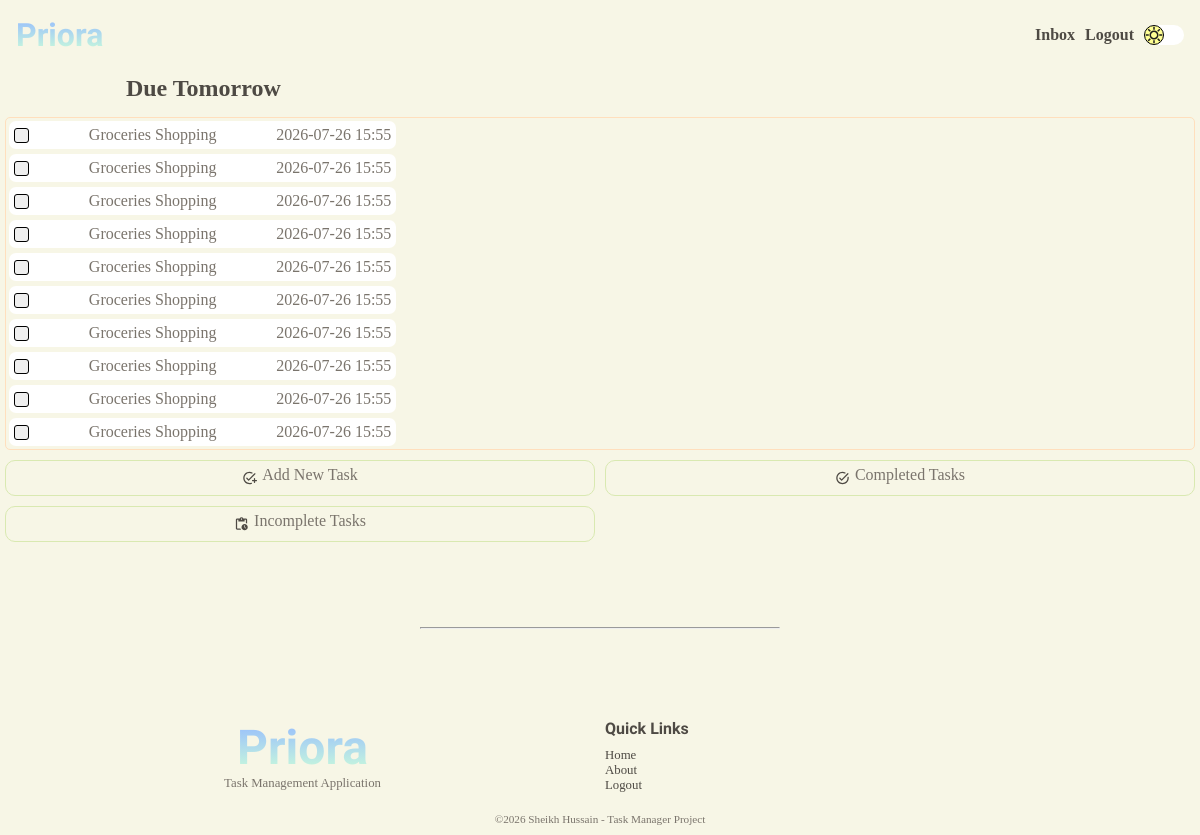
The app's page /user/tasks/tomorrow (signed in), older data.
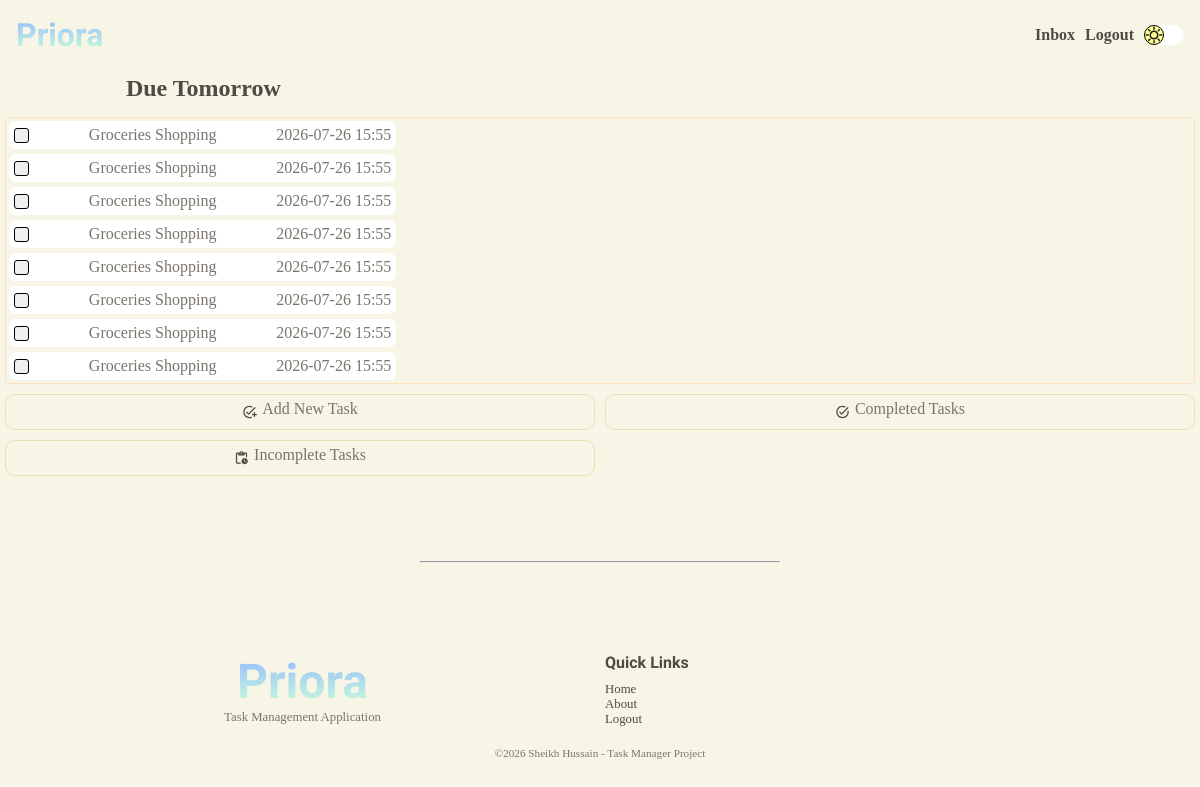
The same page, newer data.
### tables this page shows
CREATE TABLE "tasks" (
                            "task_id"	INTEGER NOT NULL UNIQUE,
                            "user_id"	INTEGER NOT NULL,
                            "title"	TEXT NOT NULL,
                            "description"	TEXT NOT NULL,
                            "due_date"	TEXT NOT NULL,
                            "due_time"	TEXT NOT NULL,
                            "completion_date"	TEXT,
                            "completion_time"	TEXT,
                            "completed"	INTEGER NOT NULL DEFAULT 0,
                            PRIMARY KEY("task_id" AUTOINCREMENT),
                            FOREIGN KEY("user_id") 
                                REFERENCES "users"("user_id")
                                ON DELETE CASCADE
                            );

### app.py (the view)
@app.route("/user/tasks/tomorrow", methods=["GET", "POST"])
@login_required
@password_reset_required
def tomorrows_tasks():
    title = "Tomorrows Tasks"
    date = datetime.now().replace(microsecond=0).date()
    date = date + timedelta(days=1)
    user = find_user_by_id(session.get("user-id"))
    new_user = bool(user["new_user"])
    if new_user:
        return redirect(url_for("account"))
    tasks = search_tasks_by_date(date, user)
    return render_template("tasks/tomorrows-tasks.html", title=title, tasks=tasks)

### app.py (called while the page is built)
@app.after_request
def security_headers(response):
    response.headers["Content-Security-Policy"] = (
        "default-src 'self'; "
        "script-src 'self'; "
        "style-src 'self' https://fonts.googleapis.com; "
        "font-src 'self' https://fonts.gstatic.com;"
    )
    return response

### services/auth.py (called while the page is built)
def login_required(f):
    @wraps(f)
    def decorated_function(*args, **kwargs):
        if session.get("user-id") is None:
            return redirect(url_for("login"))
        return f(*args, **kwargs)
    return decorated_function

def password_reset_required(f):
    @wraps(f)
    def decorated_function(*args, **kwargs):
        reset_req = is_reset_req(session.get("user-id"))
        if reset_req:
            return redirect(url_for("change_password"))
        return f(*args, **kwargs)
    return decorated_function

### services/database.py (called while the page is built)
def connect_database():
    os.makedirs("instance", exist_ok=True)
    connection = sqlite3.connect("instance/task-manager.db")
    connection.row_factory = sqlite3.Row
    connection.execute("PRAGMA foreign_keys = ON;")
    return connection

### templates/tasks/tomorrows-tasks.html (shortened to what this page needs)
{% extends 'layout.html' %} {% block content %}
<section class="user-home-section">
  <div class="row-title">
    <div>
      <h2>Due Tomorrow</h2>
    </div>
  </div>
  <div class="user-home-tasks-grid">
    {% if tasks %}
    <div class="task-column">
      {% for task in tasks %}
      <a href="{{ url_for('task', task_id = task['task_id']) }}">
        <div class="user-home-tasks-card">
          <form action="" method="post">
            <button type="submit" class="task-button">
            </button>
            <p>{{ task['title'] }}</p>
            <p>{{ task['due_date'] }} {{ task['due_time'] }}</p>
          </form>
        </div>
      </a>
      {% endfor %} {% else %}
      <p>No tasks for tomorrow</p>
    </div>
    {% endif %}
  </div>
</section>
<div>{% include 'user-nav.html' %}</div>
<div class="space"></div>
{% endblock content %}

Row changes from the older to the newer data that the page shows:
no longer on this page (row edited): tasks: title "Groceries Shopping", due_date "2026-07-26", due_time "15:55"
no longer on this page (row edited): tasks: title "Groceries Shopping", due_date "2026-07-26", due_time "15:55"
